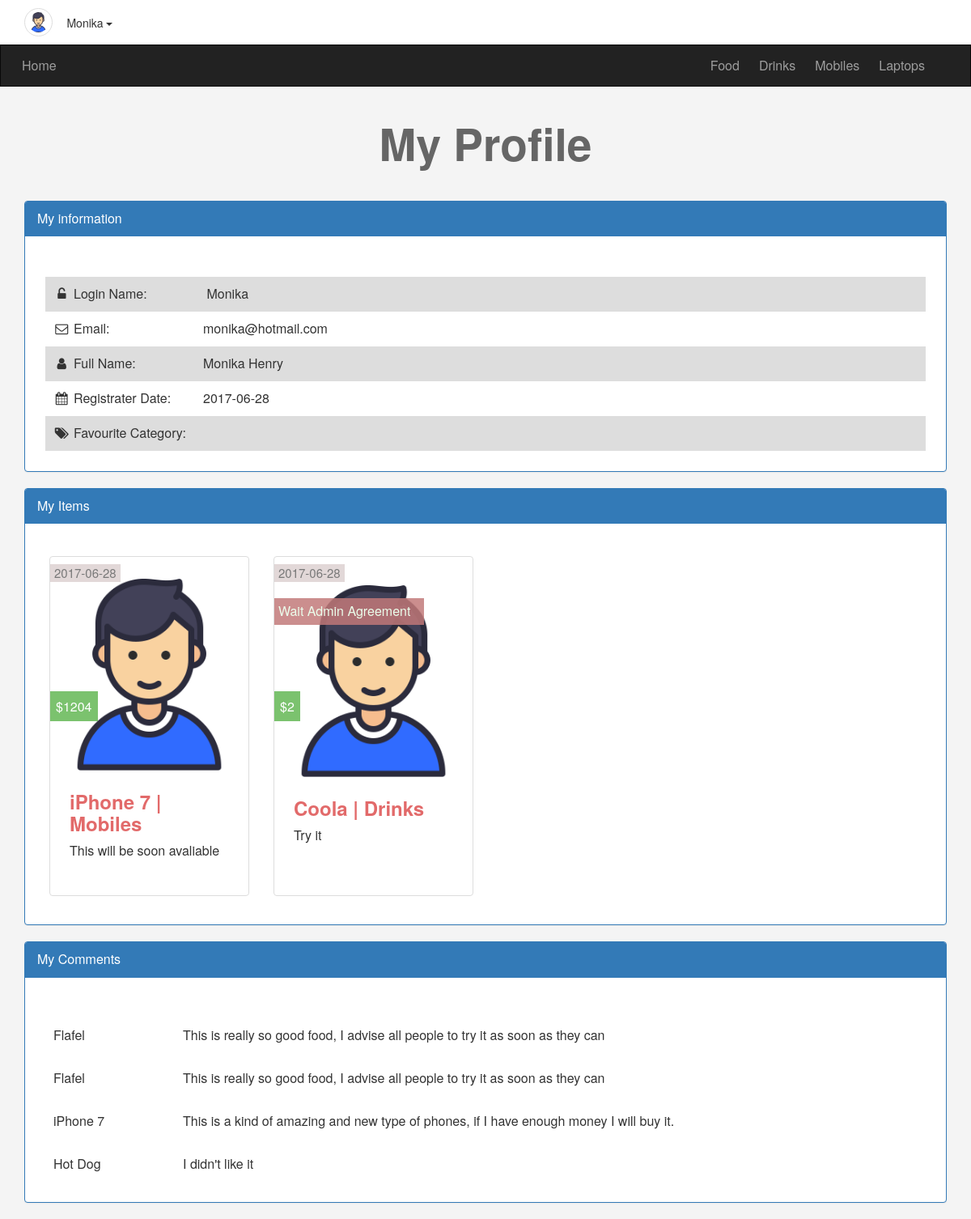
Screenshot of /profile.php (signed in) with the database file from the repository.
### tables this page shows
CREATE TABLE `categories` (
  `ID` int(11) NOT NULL AUTO_INCREMENT,
  `Name` varchar(255) DEFAULT NULL,
  `Description` text,
  `Ordering` int(11) DEFAULT NULL,
  `Visibility` tinyint(4) DEFAULT '0',
  `Allow_Comment` tinyint(4) DEFAULT '0',
  `Allow_Ads` tinyint(4) DEFAULT '0',
  PRIMARY KEY (`ID`),
  UNIQUE KEY `Name` (`Name`)
);

CREATE TABLE `users` (
  `UserID` int(11) NOT NULL AUTO_INCREMENT,
  `Username` varchar(255) DEFAULT NULL,
  `Password` varchar(255) DEFAULT NULL,
  `Email` varchar(255) DEFAULT NULL,
  `Fullname` varchar(255) DEFAULT NULL,
  `GroupID` int(11) DEFAULT '0',
  `TrustStatus` int(11) DEFAULT '0',
  `RegStatus` int(11) DEFAULT '0',
  `Date` date NOT NULL,
  PRIMARY KEY (`UserID`),
  UNIQUE KEY `UX_Constraint` (`Username`)
);

CREATE TABLE `items` (
  `ItemID` int(11) NOT NULL AUTO_INCREMENT,
  `Name` varchar(255) DEFAULT NULL,
  `Description` text,
  `Price` varchar(255) DEFAULT NULL,
  `Add_Date` date DEFAULT NULL,
  `Country_Name` varchar(255) DEFAULT NULL,
  `Image` varchar(255) DEFAULT NULL,
  `Status` varchar(255) DEFAULT NULL,
  `Rating` int(11) DEFAULT NULL,
  `Cat_ID` int(11) DEFAULT NULL,
  `Member_ID` int(11) DEFAULT NULL,
  `Approve` tinyint(4) DEFAULT '0',
  PRIMARY KEY (`ItemID`),
  KEY `Cat_ID` (`Cat_ID`),
  KEY `Member_ID` (`Member_ID`),
  CONSTRAINT `items_ibfk_1` FOREIGN KEY (`Cat_ID`) REFERENCES `categories` (`ID`) ON DELETE CASCADE ON UPDATE CASCADE,
  CONSTRAINT `items_ibfk_2` FOREIGN KEY (`Member_ID`) REFERENCES `users` (`UserID`) ON DELETE CASCADE ON UPDATE CASCADE
);

CREATE TABLE `comments` (
  `C_ID` int(11) NOT NULL AUTO_INCREMENT,
  `C_Comment` text,
  `C_Status` tinyint(4) DEFAULT NULL,
  `C_Date` date DEFAULT NULL,
  `item_ID` int(11) DEFAULT NULL,
  `user_ID` int(11) DEFAULT NULL,
  PRIMARY KEY (`C_ID`),
  KEY `user_ID` (`user_ID`),
  KEY `item_ID` (`item_ID`),
  CONSTRAINT `comments_ibfk_1` FOREIGN KEY (`user_ID`) REFERENCES `users` (`UserID`) ON DELETE CASCADE ON UPDATE CASCADE,
  CONSTRAINT `comments_ibfk_2` FOREIGN KEY (`item_ID`) REFERENCES `items` (`ItemID`) ON DELETE CASCADE ON UPDATE CASCADE
);

### init.php (called while the page is built, shortened)
<?php
    include "admin/conect.php";
    $tpl = 'includes/templates/';
    $lan = 'includes/languages/';
    include $lan . "english.php";
    include $tpl . "header.php";
?>

### includes/languages/english.php (called while the page is built)
<?php
    function lang( $phrase ){
        static $lang = array(
            'ADMIN'         => 'Home',
            'Categories'    => 'Categories',
            'Comments'      => 'Comments',
            'Items'         => 'Items',
            'Members'       => 'Members',
            'Statistics'    => 'Statistics',
            'Logs'          => 'Logs',
            'Edit_Profile'  => 'Edit Profile',
            'Settings'      => 'Settings',
            'Logout'        => 'Logout'
        );
        return $lang[$phrase];
    }
?>

### profile.php (the view, shortened to what this page needs)
<?php
    include "init.php";
?>
    <html>
        <head>
            <link rel="stylesheet" href="layout/css/bootstrap.css"/>
            <link rel="stylesheet" href="layout/css/font-awesome.min.css"/>
            <link rel="stylesheet" href="layout/css/jquery-ui.css"/>
            <link rel="stylesheet" href="layout/css/jquery.selectBoxIt.css"/>
            <link rel="stylesheet" href="layout/css/frontEnd.css"/>
        </head>
        <body>
            <?php
                if(isset($_SESSION['NormalUser'])){
                    $stmt = $con->prepare("SELECT * FROM users WHERE Username=?");
                    $stmt-> execute(array($_SESSION['NormalUser']));
                    $info = $stmt->fetch();
                    ?>
                        <h1 class="text-center">My Profile</h1>
                        <div class="information">
                            <div class="container">
                                <div class="panel panel-primary">
                                    <div class="panel-heading">My information</div>
                                    <div class="panel-body">
                                        <div class="info">
                                            <ul class="list-unstyled">
                                                <li>
                                                    <i class="fa fa-unlock-alt fa-fw"></i>
                                                    <span>Login Name:</span> <?php echo $info["Username"]; ?>
                                                </li>
                                                <li>
                                                    <i class="fa fa-envelope-o fa-fw"></i>
                                                    <span>Email:</span><?php echo $info["Email"]; ?>
                                                </li>
                                                <li>
                                                    <i class="fa fa-user fa-fw"></i>
                                                    <span>Full Name:</span><?php echo $info["Fullname"]; ?>
                                                </li>
                                                <li>
                                                    <i class="fa fa-calendar fa-fw"></i>
                                                    <span>Registrater Date:</span><?php echo $info["Date"]; ?>
                                                </li>
                                                <li>
                                                    <i class="fa fa-tags fa-fw"></i>
                                                    <span>Favourite Category:</span>
                                                </li>
                                            </ul>
                                        </div>
                                    </div>
                                </div>
                            </div>
                        </div>
                        <div class="information">
                            <div class="container">
                                <div class="panel panel-primary">
                                    <div class="panel-heading">My Items</div>
                                    <div class="panel-body">
                                        <?php
                                            $membID = $info["UserID"];
                                            $stmt0 = $con->prepare("SELECT * FROM items WHERE Member_ID=$membID");
                                            $stmt0->execute();
                                            $rows0 = $stmt0->fetchAll();
                                            if(!empty($rows0)){
                                                foreach($rows0 as $item){
                                                    echo "<div class='col-sm-6 col-md-3'>";
                                                        echo "<div class='thumbnail item-box'>";
                                                        echo "<span class='dateAd'>" . $item['Add_Date'] . "</span>";
                                                            echo "<span class='price-tag'>$" . $item['Price']. "</span>";
                                                            if($item['Approve'] == 0){
                                                                echo "<p class='waiting'>Wait Admin Agreement</p>";
                                                            }
                                                            echo "<img class='img-responsive' src='layout/images/image.png' alt='' />";
                                                            echo "<div class='caption'>";
                                                                $catID = $item["Cat_ID"];
                                                                $stmt1 = $con->prepare("SELECT * FROM categories WHERE ID=$catID");
                                                                $stmt1->execute();
                                                                $rows1 = $stmt1->fetchAll();
                                                                foreach($rows1 as $cat1){
                                                                    echo "<a
                                                                    href='items.php?itemID=".$item['ItemID']."'>
                                                                    <h3 class='itemTi'>" . $item['Name'] . " | " . $cat1['Name'] . "</h3>
                                                                    </a>";
                                                                }
                                                                echo "<p>" . $item['Description'] . "</p>";
                                                            echo "</div>";
                                                        echo "</div>";
                                                    echo "</div>";
                                                }
                                            } else{
                                                 echo "<div class='alert alert-info'>
                                                            There is no Items to Show ...
                                                            <a href='newAd.php'> Create New Ad</a>
                                                    </div>";
                                            }
                                        ?>
                                    </div>
                                </div>
                            </div>
                        </div>
                        <div class="information">
                            <div class="container">
                                <div class="panel panel-primary">
                                    <div class="panel-heading">My Comments</div>
                                    <div class="panel-body">
                                        <?php
                                            $userID = $info["UserID"];
                                            $stmt2 = $con->prepare("SELECT * FROM comments WHERE user_ID=$userID");
                                            $stmt2->execute();
                                            $rows2 = $stmt2->fetchAll();
                                            if(!empty($rows2)){
                                                foreach($rows2 as $comm){
                                                    $itemID = $comm["item_ID"];
                                                    $stmt4 = $con->prepare("SELECT * FROM items WHERE ItemID=$itemID");
                                                    $stmt4->execute();
                                                    $rows4 = $stmt4->fetchAll();
                                                    echo "<ul class='list-unstyled'>";
                                                    foreach($rows4 as $items){
                                                        echo "<li><span>" . $items['Name'] . "</span>" . $comm["C_Comment"] . "</li>";
                                                    }
                                                    echo "</ul>";
                                                }
                                            } else{
                                                 echo "<div class='alert alert-info'> There is no Comments to Show </div>";
                                            }
                                        ?>
                                    </div>
                                </div>
                            </div>
                        </div>
                    <?php
                } else{
                    header('location: login.php');
                    exit();
                }
            ?>
        </body>
</html>

### includes/templates/header.php (shortened to what this page needs)
<div class="upper-bar">
    <div class="container">
        <?php
            if(isset($_SESSION['NormalUser'])){
                ?>
                    <img class='my-image img-thumbnail img-circle' src='layout/images/image.png' alt='' />
                    <div class="btn-group myinfo">
                        <span class="btn btn-defult dropdown-toggle" data-toggle="dropdown">
                            <?php echo $_SESSION['NormalUser']; ?>
                            <span class="caret"></span>
                        </span>
                    </div>
                <?php
            } else{
                echo '
                <a href="login.php">
                    <span class="pull-right">Login | Signup</span>
                </a>';
            }
        ?>
    </div>
</div>
<nav class="navbar navbar-inverse">
  <div class="container">
    <div class="navbar-header">
      <a class="navbar-brand" href="index.php"><?php echo lang('ADMIN'); ?></a>
    </div>
    <div class="collapse navbar-collapse navbar-right" id="app-nav">
      <ul class="nav navbar-nav ">
        <?php
            $stmt = $con->prepare("SELECT * FROM categories ORDER BY ID ASC");
            $stmt->execute();
            $rows = $stmt->fetchAll();
            foreach($rows as $cat){
                echo "<li><a href='categories.php?catID=". $cat['ID'] . "&catName=". str_replace(' ','-',$cat['Name']) ."'>". $cat['Name'] . "</a></li>";
            }
          ?>
      </ul>
    </div>
  </div>
</nav>

### layout/css/frontEnd.css (style rules this page uses)
* { box-sizing: border-box; }
body { background-color: #F4F4F4; font-size: 16px; }
h1 { font-size: 55px; margin: 40px 0; font-weight: bold; color: #666666; }
.navbar { border-radius: 0; margin-bottom: 0; }
.navbar-nav > li > a, .navbar-brand { padding: 15px 12px; }
.navbar-brand { font-size: 1em; }
.my-image { width: 35px; height: 35px; }
.price-tag { background-color: rgba(29, 150, 6, 0.58); padding: 7px; left: -4px; top: 170px; position: relative; color: #FFF; }
.thumbnail .caption { padding: 5px 20px 10px; }
.thumbnail .caption h3 { font-weight: bold; color: #E26A6A; }
h3 { font-weight: bold; }
.upper-bar { padding: 10px; background-color: #FFF; }
.list-unstyled { margin: 10px; }
.list-unstyled li { padding: 10px; }
.info .list-unstyled li:nth-child(odd) { background-color: #DDDDDD; }
.list-unstyled li span { display: inline-block; width: 160px; }
.panel-body { padding-top: 40px; }
p.waiting { color: rgb(235, 255, 236); background-color: rgba(193, 121, 121, 0.84); margin: 24px 56px -49px -4px; z-index: 100; position: relative; padding: 5px; }
.thumbnail { height: 420px; overflow-y: auto; }
.dateAd { font-size: 15px; color: #797979; background-color: rgba(93, 40, 40, 0.18); padding: 0 5px; position: absolute; left: 0; top: 10px; margin-left: 16px; }

### rows the page displays
categories: Name "Food"
categories: Name "Drinks"
categories: Name "Mobiles"
categories: Name "Laptops"
users: Username "Monika", Email "monika@hotmail.com", Fullname "Monika Henry", Date "2017-06-28"
items: Add_Date "2017-06-28", Price "1204", Name "iPhone 7", Description "This will be soon avaliable"
items: Add_Date "2017-06-28", Price "2", Approve "Wait Admin Agreement", Name "Coola", Description "Try it"
comments: C_Comment "This is really so good food, I advise all people to try it as soon as they can"
items: Name "Flafel"
comments: C_Comment "This is really so good food, I advise all people to try it as soon as they can"
comments: C_Comment "This is a kind of amazing and new type of phones, if I have enough money I will buy it."
comments: C_Comment "I didn't like it"
items: Name "Hot Dog"

### other values shown
$_SESSION['NormalUser'] "Monika"
lang('ADMIN') "Home"
